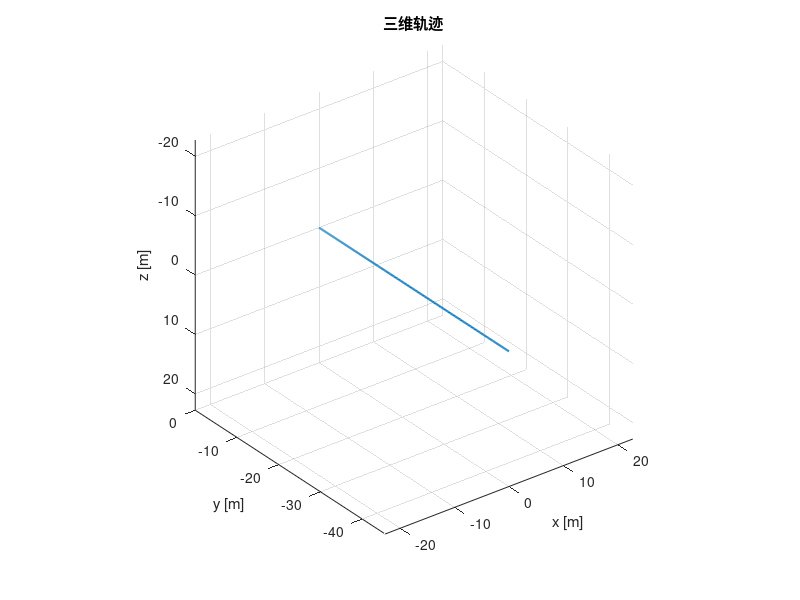
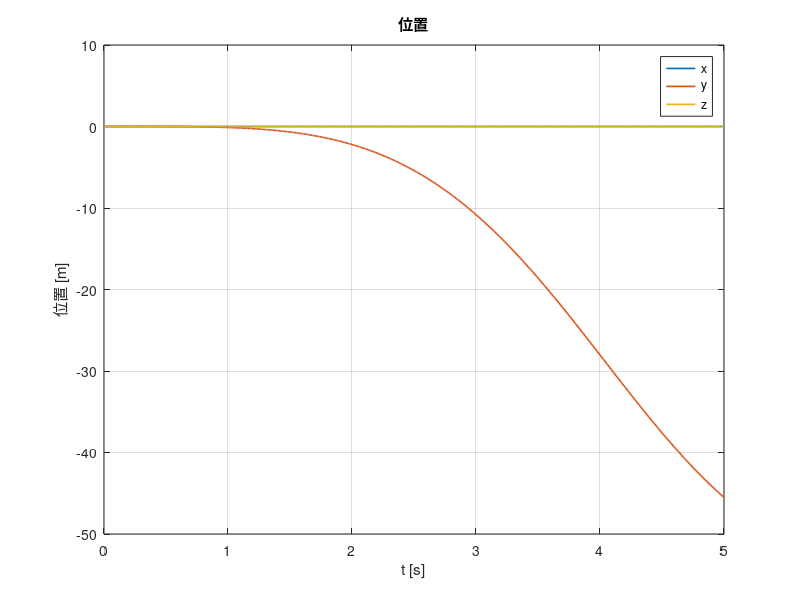
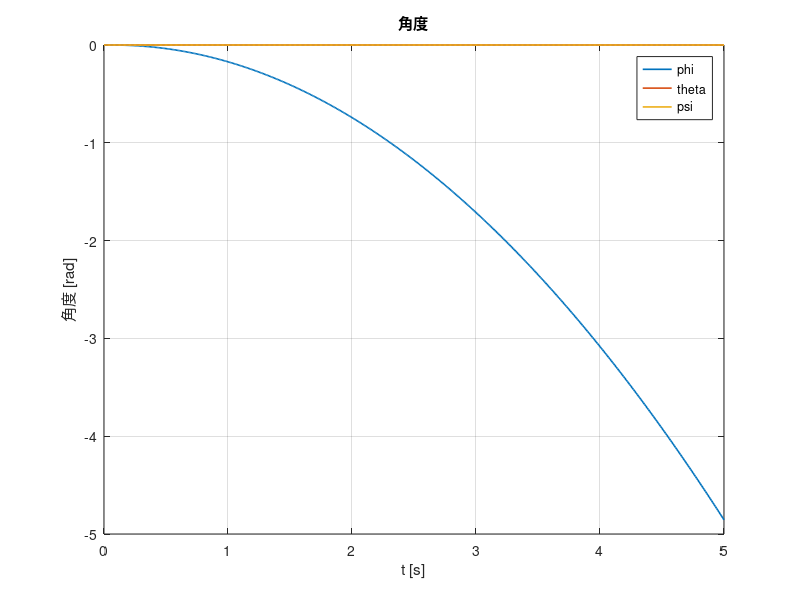
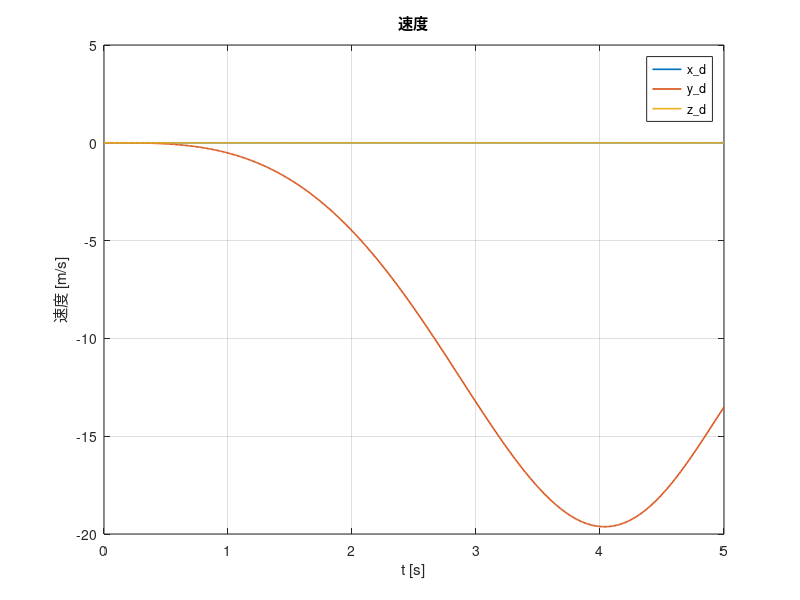

Source code (MATLAB) for these figures, in order:
function UAV001()
%无人机参数输入
m=1.0;Ix=0.0025;Iy=0.0025;Iz=0.0045;d=0.17;g=9.8;
cR=1250;omegab=0;Tm=0.05;cT=5*1e-6;cM=2.5*1e-7;
x0=zeros(13,1);%13个状态量
%x,y,z,q0,q1,q2,q3,x_d,y_d,z_d,p,q,r
x0(4)=1;%q0=1;
omega0=zeros(4,1);
X0=[x0;omega0];
scenario=2;

switch scenario
    case 1
    fprintf('场景1：先上升再悬停\n');
    Sigma=@hover;
    
    case 2
    fprintf('场景2：恒定滚转力矩\n');
    Sigma=@(t)[0.5604755;0.5604755;0.5600000;0.5600000];

    case 3
    fprintf('场景3：恒定俯仰力矩\n');
    Sigma=@(t)[0.56023; 0.55977; 0.55977; 0.56023];

    case 4
    fprintf('场景4：恒定偏航力矩\n');
    Sigma=@(t)[0.56057; 0.55943; 0.56057; 0.55943];


end

Tspan=0:0.01:5;
opts=odeset('RelTol',1e-8,'AbsTol',1e-10);%给ode求解器的误差参数

[t,X]=ode45(@UAV_ode,Tspan,X0,opts);



% 图1：三维轨迹
figure('Name','三维轨迹','Color','w');
x=X(:,1:13);
plot3(x(:,1),x(:,2),x(:,3),'LineWidth',1.5);
grid on;
xlabel('x [m]'); ylabel('y [m]'); zlabel('z [m]');
title('三维轨迹');
axis equal; % 让x、y、z三个坐标轴的单位长度相同
set(gca,'ZDir','reverse');
%图2：位置
figure('Name','位置','Color','w');
plot(t, x(:,1:3),'LineWidth',1.2); grid on;
xlabel('t [s]'); ylabel('位置 [m]');
legend('x','y','z','Location','best');
title('位置');

%图3：角度
% 先计算角度
q0=x(:,4);q1=x(:,5);q2=x(:,6);q3=x(:,7);
phi=atan2(2*(q0.*q1+q2.*q3),1-2*(q1.^2+q2.^2));
theta=asin(2*(q0.*q2-q3.*q1));
psi=atan2(2*(q0.*q3+q1.*q2),1-2*(q2.^2+q3.^2));
phi=unwrap(phi);
theta=unwrap(theta);
psi=unwrap(psi);

figure('Name','角度','Color','w');
plot(t, [phi,theta,psi],'LineWidth',1.2); grid on;
xlabel('t [s]'); ylabel('角度 [rad]');
legend('phi','theta','psi','Location','best');
title('角度');

%图4：速度
figure('Name','速度','Color','w');
plot(t, x(:,8:10),'LineWidth',1.2); grid on;
xlabel('t [s]'); ylabel('速度 [m/s]');
legend('x\_d','y\_d','z\_d','Location','best'); 
title('速度');
fprintf('       t           x         y         z        phi      theta      psi\n');


disp([t,x(:,1:3),phi*180/pi,theta*180/pi,psi*180/pi])


    function dxdt=UAV_ode(t,X)

q0=X(4);q1=X(5);q2=X(6);q3=X(7);
x_d=X(8);y_d=X(9);z_d=X(10);
p=X(11);q=X(12);r=X(13);
omega1=X(14);omega2=X(15);omega3=X(16);omega4=X(17);
omega=[omega1;omega2;omega3;omega4];

    B=[cT cT cT cT 
        -sqrt(2)*d*cT/2 -sqrt(2)*d*cT/2 sqrt(2)*d*cT/2 sqrt(2)*d*cT/2
        sqrt(2)*d*cT/2 -sqrt(2)*d*cT/2 -sqrt(2)*d*cT/2 sqrt(2)*d*cT/2
        cM -cM cM -cM];
    omegass=cR*Sigma(t)+omegab;
    squareomega=omega.^2;
    U=B*squareomega;
    omega_d=(-omega+omegass)/Tm;%一阶惯性环节
omega1_d=omega_d(1);omega2_d=omega_d(2);omega3_d=omega_d(3);omega4_d=omega_d(4);
Q=[q0;q1;q2;q3];
mode=sqrt(Q'*Q);
q0=q0/mode;
q1=q1/mode;
q2=q2/mode;
q3=q3/mode;

U1=U(1);U2=U(2);U3=U(3);U4=U(4);
Q=[q0;q1;q2;q3];
Q_d=[0 -p -q -r
    p 0 r -q
    q -r 0 p
    r q -p 0]*Q/2;

q0_d=Q_d(1);
q1_d=Q_d(2);
q2_d=Q_d(3);
q3_d=Q_d(4);


x_dd=-U1*2*(q1*q3+q0*q2)/m;

y_dd=-U1*2*(q2*q3-q0*q1)/m;


p_d=(U2+(Iy-Iz)*q*r)/Ix;
q_d=(U3+(Iz-Ix)*p*r)/Iy;
r_d=(U4+(Ix-Iy)*p*q)/Iz;

if X(3) >= 0 && (U1*(1-2*q1^2-2*q2^2) <= m*g)

z_dd=0;
else
z_dd=g-U1*(1-2*q1^2-2*q2^2)/m;
end
    dxdt=[x_d;y_d;z_d;
    q0_d;q1_d;q2_d;q3_d;
    x_dd;y_dd;z_dd;
    p_d;q_d;r_d;omega1_d;omega2_d;omega3_d;omega4_d];
end

    function sigmahover=hover(t)
        if t<2.85
            s=0.58;
        elseif t<3.0
            s=0.58-2/15*(t-2.85);
        else
            s=0.56;
        end
        sigmahover=[s;s;s;s];
    end
end
